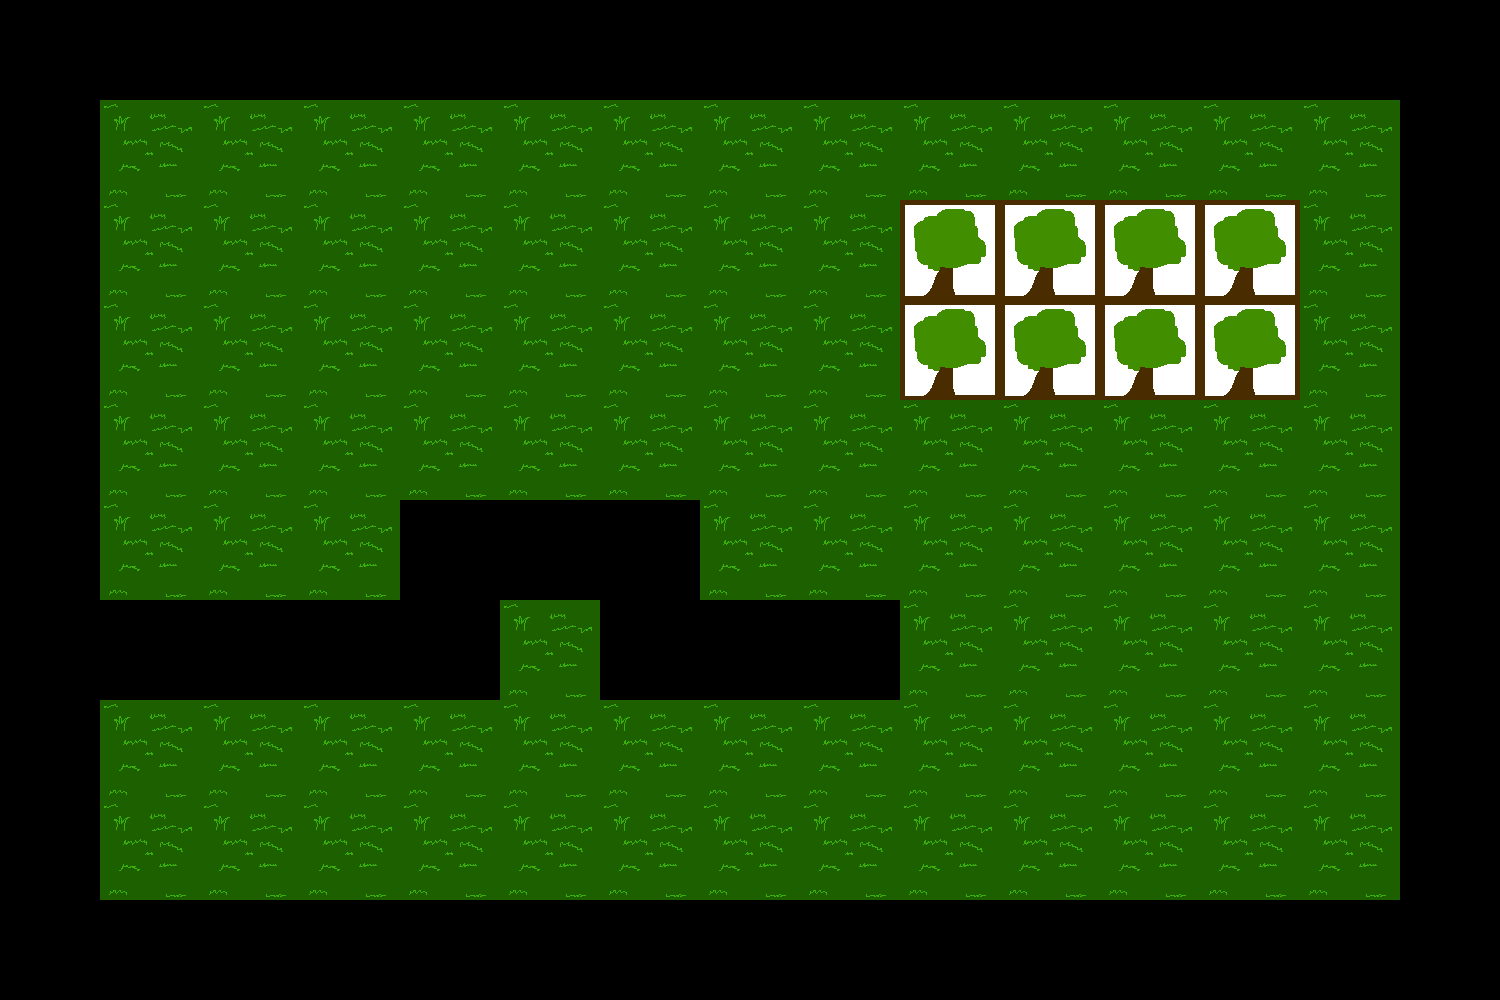

This game map was drawn from its Tiled (.tmx) file and the tilesets committed beside it. A one-line description and the full map source follow:
An orthogonal 15x10 tile map with 100x100 px tiles, 1 tile layer (Tile Layer 1).

<map version="1.2" tiledversion="1.3.2" orientation="orthogonal" renderorder="right-down" compressionlevel="0" width="15" height="10" tilewidth="100" tileheight="100" infinite="0" nextlayerid="3" nextobjectid="1">
 <editorsettings>
  <export target="map.lua" format="lua" />
 </editorsettings>
 <tileset firstgid="1" source="newset.tsx" />
 <layer id="1" name="Tile Layer 1" width="15" height="10">
  <data encoding="csv">
3,3,3,3,3,3,3,3,3,3,3,3,3,3,3,
3,1,1,1,1,1,1,1,1,1,1,1,1,1,3,
3,1,1,1,1,1,1,1,1,2,2,2,2,1,3,
3,1,1,1,1,1,1,1,1,2,2,2,2,1,3,
3,1,1,1,1,1,1,1,1,1,1,1,1,1,3,
3,1,1,1,3,3,3,1,1,1,1,1,1,1,3,
3,3,3,3,3,1,3,3,3,1,1,1,1,1,3,
3,1,1,1,1,1,1,1,1,1,1,1,1,1,3,
3,1,1,1,1,1,1,1,1,1,1,1,1,1,3,
3,3,3,3,3,3,3,3,3,3,3,3,3,3,3
</data>
 </layer>
</map>